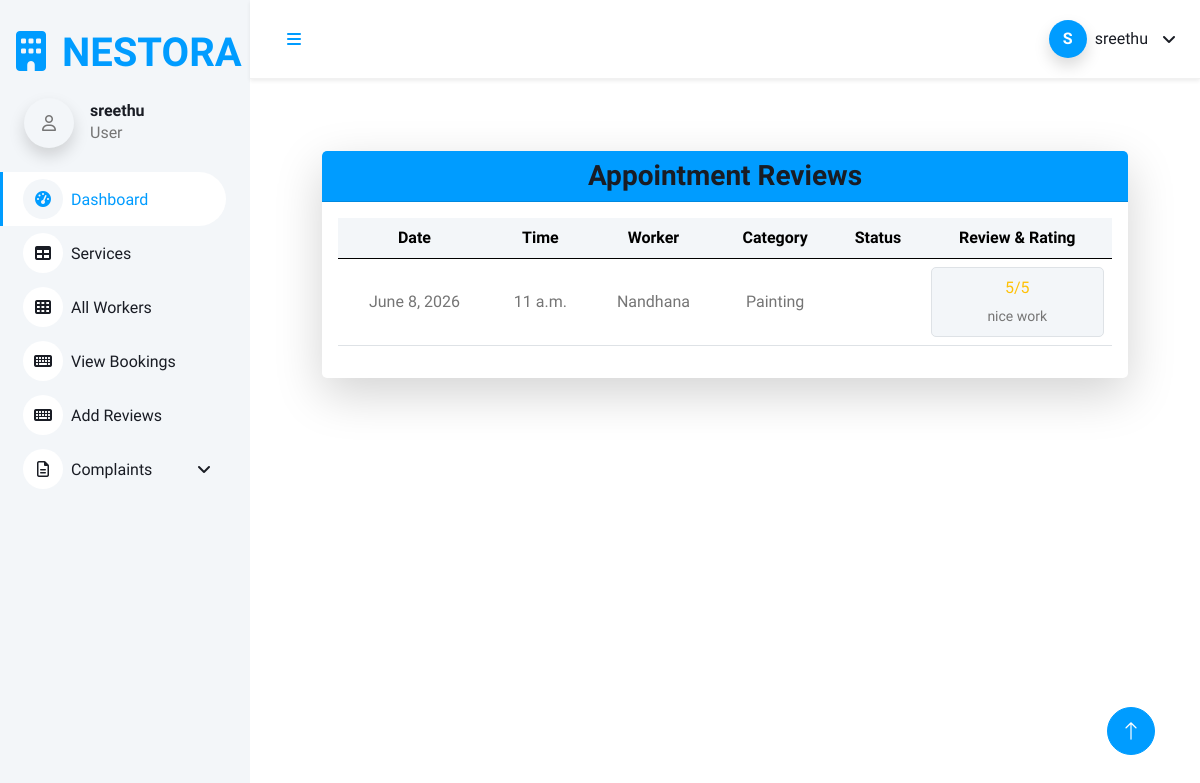
Page /review (signed in) on the earlier database version.
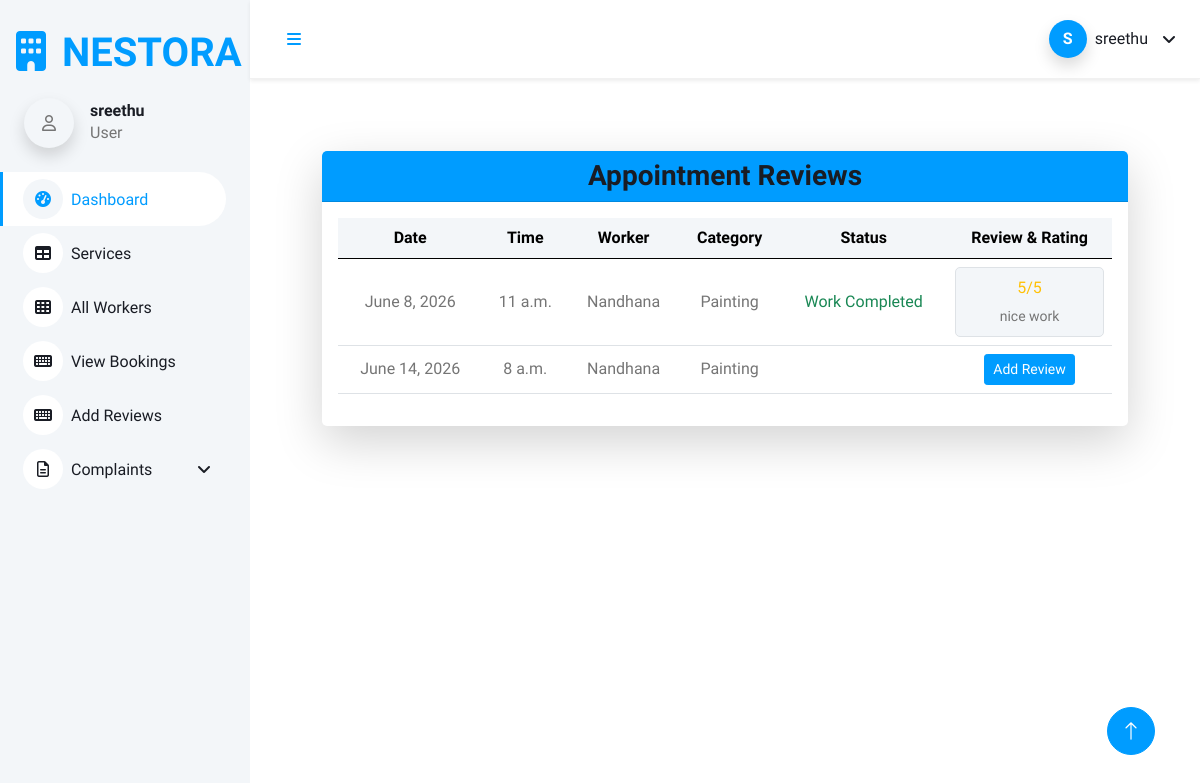
Same page on the later database version.
### Homeserviceapp/models.py (models this page shows, shortened)
class Appointment(models.Model):
    user = models.ForeignKey(Login, on_delete=models.CASCADE, related_name='appointment')
    user_profile = models.ForeignKey(UserRegistration, on_delete=models.CASCADE, related_name='user_profile')
    worker = models.ForeignKey(WorkerRegistration, on_delete=models.CASCADE, related_name='worker')
    availability = models.ForeignKey(Availability, on_delete=models.DO_NOTHING)
    appointment_status = models.IntegerField(default=0)
    work_status = models.BooleanField(default=False)
    payment_status = models.IntegerField(default=0)
    worker_amount = models.IntegerField(null=True, blank=True)
    worker_payment_status = models.IntegerField(default=0)
    admin_wallet = models.IntegerField(null=True, blank=True)

class Availability(models.Model):
    user = models.ForeignKey(WorkerRegistration, on_delete=models.DO_NOTHING)
    date = models.DateField()
    time = models.TimeField()
    schedule_status = models.IntegerField(default=0)
    booking_status = models.IntegerField(default=0)

class WorkerRegistration(models.Model):
    user = models.OneToOneField(Login, on_delete=models.CASCADE, related_name='worker')
    name = models.CharField(max_length=300)
    category = models.ForeignKey(Category, on_delete=models.DO_NOTHING)
    address = models.TextField()
    contact = models.IntegerField()
    paypal_email = models.CharField(max_length=200, null=True, blank=True)
    payment = models.IntegerField(null=True, blank=True)
    experience = models.IntegerField()
    image = models.ImageField(upload_to='uploads/')

class Category(models.Model):
    category = models.CharField(max_length=300)
    def __str__(self):
        return self.category

class Review(models.Model):
    user = models.ForeignKey(UserRegistration, on_delete=models.CASCADE)
    worker = models.ForeignKey(WorkerRegistration, on_delete=models.CASCADE)
    booking = models.ForeignKey(Appointment, on_delete=models.CASCADE)
    rating = models.IntegerField()
    review = models.TextField()
    created_at = models.DateTimeField(auto_now_add=True)

### Homeserviceapp/views.py (the view)
# urls.py: path('review', views.view_review, name='review'),
def view_review(request):
    login_user = request.user
    appointments = Appointment.objects.filter(
        user=login_user
    )
    user_reg = UserRegistration.objects.get(user=login_user)
    reviews = Review.objects.filter(user=user_reg)
    review_map = {}
    for review in reviews:
        review_map[review.booking.id] = review
    for appointment in appointments:
        if appointment.id in review_map:
            appointment.has_review = True
            appointment.review_data = review_map[appointment.id]
        else:
            appointment.has_review = False
    return render(request, 'user/Reviews.html', {'data': appointments})

### templates/user/Reviews.html (shortened to what this page needs)
{% extends 'user/user_dashboard.html' %}
{% block content %}
<div class="container mt-4">
    <div class="card border-0 shadow-lg rounded-4 overflow-hidden">
        <div class="card-header bg-primary text-white">
            <h3 class="text-center mb-0">
                Appointment Reviews
            </h3>
        </div>
        <div class="card-body">
            <div class="table-responsive">
                <table class="table table-hover align-middle">
                    <thead class="table-light">
                        <tr>
                            <th>Date</th>
                            <th>Time</th>
                            <th>Worker</th>
                            <th>Category</th>
                            <th>Status</th>
                            <th>Review & Rating</th>
                        </tr>
                    </thead>
                    <tbody>
                        {% for i in data %}
                        <tr>
                            <td>
                                {{ i.availability.date }}
                            </td>
                            <td>
                                {{ i.availability.time }}
                            </td>
                            <td>
                                {{ i.worker.name }}
                            </td>
                            <td>
                                {{ i.worker.category }}
                            </td>
                            <td>
                                {% if i.work_status == 1 %}
                                    <span class="text-success">
                                        Work Completed
                                    </span>
                                {% endif %}
                            </td>
                            <td>
                                {% if i.has_review %}
                                    <div class="border rounded p-2 bg-light">
                                        <div class="text-warning mb-1">
                                            {{ i.review_data.rating }}/5
                                        </div>
                                        <small>
                                            {{ i.review_data.review }}
                                        </small>
                                    </div>
                                {% else %}
                                    <a href="{% url 'add_review' i.id %}">
                                        <button class="btn btn-primary btn-sm">
                                            Add Review
                                        </button>
                                    </a>
                                {% endif %}
                            </td>
                        </tr>
                        {% endfor %}
                    </tbody>
                </table>
            </div>
        </div>
    </div>
</div>
{% endblock %}

Differences in the rows shown:
changed Appointment "June 8, 2026": now shows "Work Completed"
added Appointment: availability "June 14, 2026", availability.time "8 a.m.", worker.name "Nandhana", worker.category "Painting", shows "Add Review"
